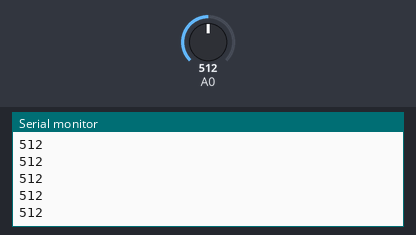
A sketch run on a simulated Arduino Uno, built with avr-gcc and run on an emulated ATmega328P. Shown: the last lines printed to the serial monitor. The test bench sets the inputs (shaded band); at power-on: A0 = 512.

Above: at 1.2 s.
1.3 s: A0 set to 716
At 1.56 s:
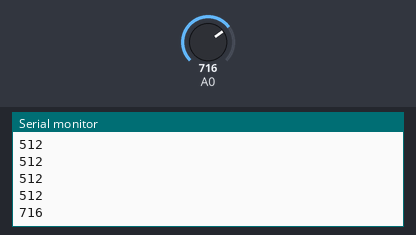
2.8 s: A0 set to 900
At 2.96 s:
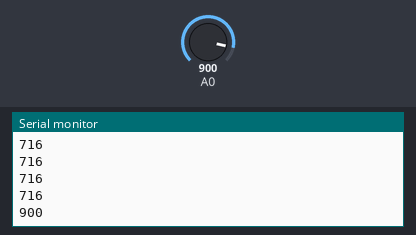
Timing chart, 0 to 5.8 s (numbered marks = the images above; inputs shaded):
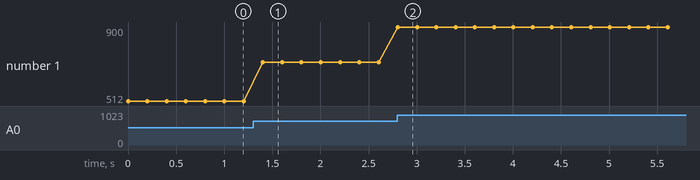

The sketch:

ISIKSEV_YES_.ino
```cpp
int isikdegeri;
void setup() {

Serial.begin(9600);

}

void loop() {
  isikdegeri=analogRead(A0);
  Serial.println(isikdegeri);
  delay(200);

}
```

Measured:
- after the input at 1.3 s, the serial monitor: prints a new line after 0.10 s (image 1)
- after the input at 2.8 s, the serial monitor: prints a new line at once (image 2)
- plotted number 1: 512 → 716 after the input at 1.3 s, 716 → 900 after the input at 2.8 s
